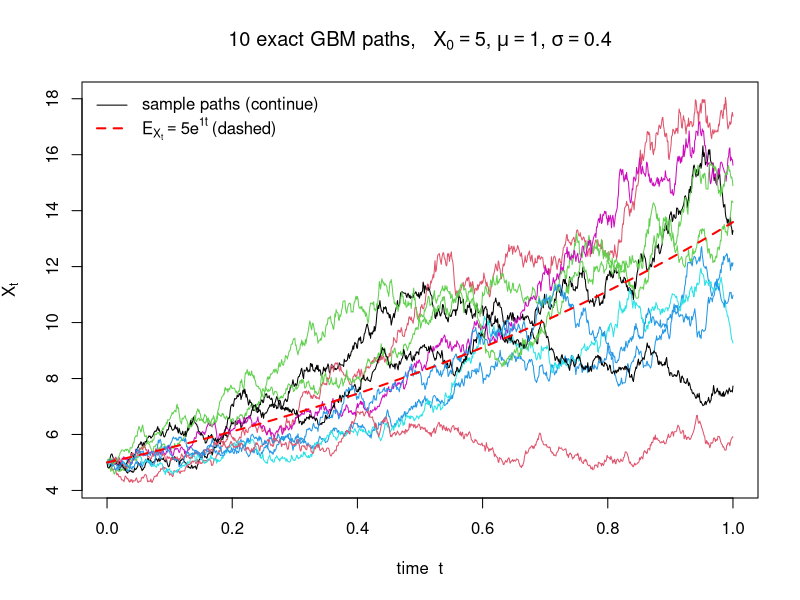

Source code (R):
## Part A: geometric brownian motion
simulate_gbm_exact <- function(mu     = 0,
                               sigma  = 1,
                               X0     = 1,
                               T_end  = 1,
                               h      = 1e-3)
{
  n  <- ceiling(T_end / h)            # steps
  t  <- seq(0, T_end, length.out = n + 1)
  
  ## Brownian increments 
  dW <- sqrt(h) * rnorm(n)
  W  <- c(0, cumsum(dW)) 
  
  ## Exact GBM path
  X  <- X0 * exp((mu - 0.5 * sigma^2) * t + sigma * W)
  
  data.frame(t = t, X = X)
}

## Part B: 10 paths
set.seed(2024)              

params <- list(mu = 1, sigma = 0.4, X0 = 5, T_end = 1, h = 1e-3)

## Generate 10 independent paths
paths <- replicate(
  10,
  do.call(simulate_gbm_exact, params)$X,
  simplify = "matrix"
)

time <- seq(0, params$T_end, by = params$h)

## Plot all paths
matplot(time, paths, type = "l", lty = 1,
        xlab = "time  t", ylab = expression(X[t]),
        main = bquote("10 exact GBM paths,  "~X[0]==.(params$X0)*","~
                        mu==.(params$mu)*","~sigma==.(params$sigma)))

## Add theoretical mean  E[X(t)] = X0 * exp(μ t)
lines(time, params$X0 * exp(params$mu * time), lwd = 2, col = "red", lty = 2)

legend("topleft",
       legend = c("sample paths (continue)",
                  bquote(E[X[t]] == .(params$X0)*e^{.(params$mu)*t} ~ "(dashed)")),
       lwd = c(1,2), col = c("black", "red"), lty = c(1, 2), bty = "n")

